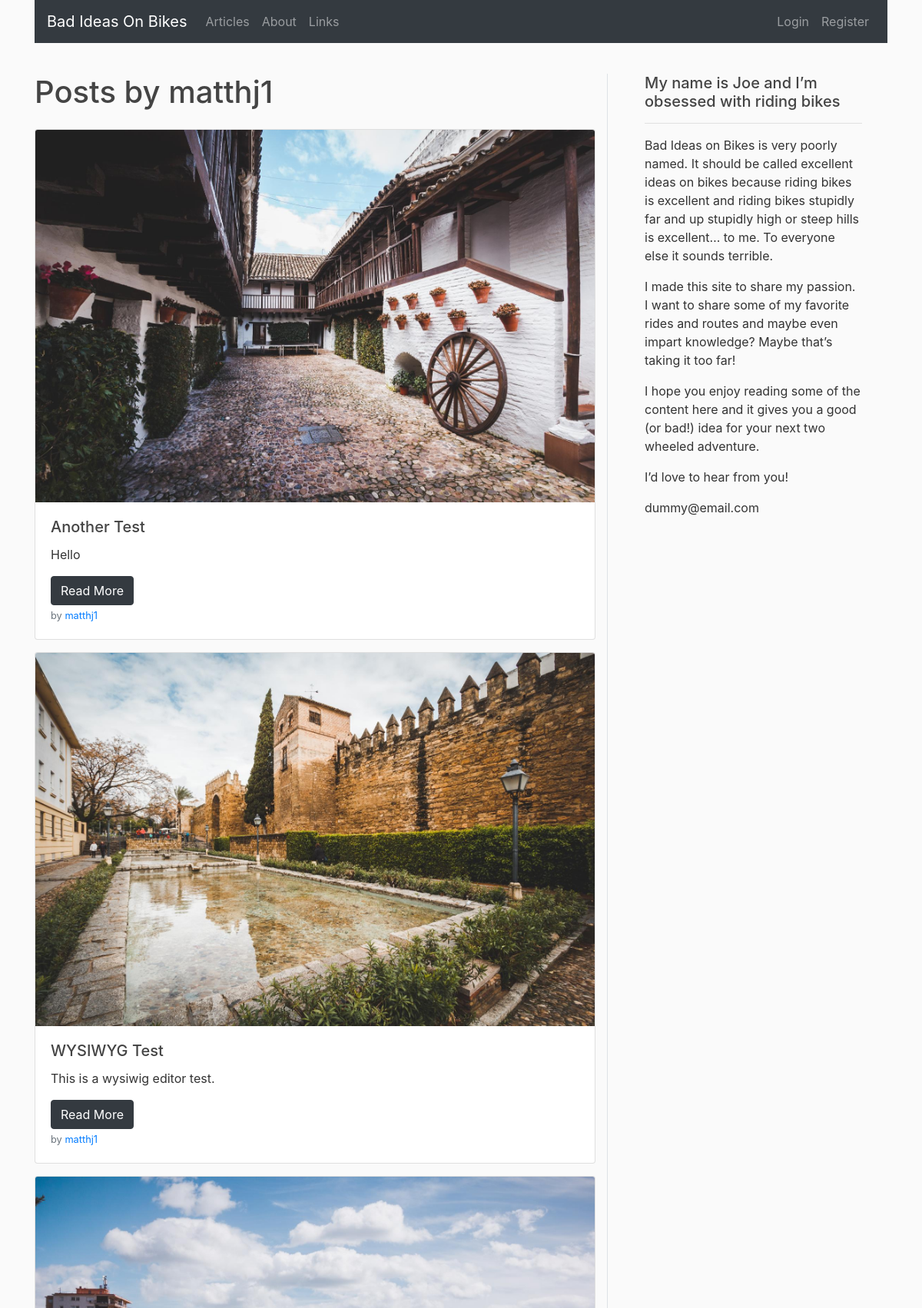
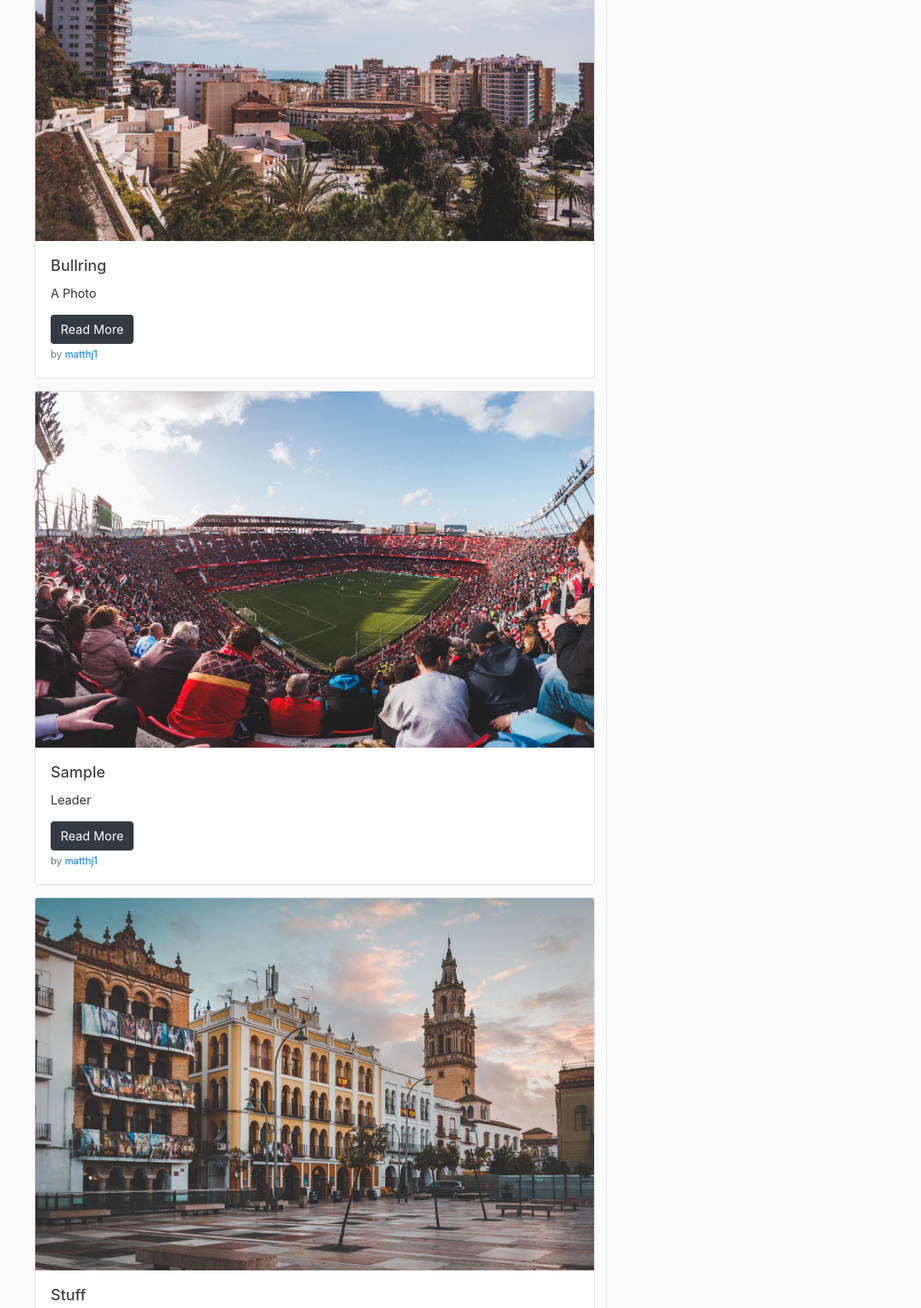
Page /user/matthj1 (upper part) on the committed database (2 pictures, top to bottom).
### flaskbiob/models.py (models this page shows, shortened)
class Users(db.Model, UserMixin):
    id = db.Column(db.Integer, primary_key=True)
    username = db.Column(db.String(20), unique=True, nullable=False)
    email = db.Column(db.String(100), unique=True, nullable=False)
    image_file = db.Column(db.String(20), nullable=False, default="default.png")
    password = db.Column(db.String(60), nullable=False)
    posts = db.relationship("Posts", backref="author", lazy=True)

class Posts(db.Model):
    id = db.Column(db.Integer, primary_key=True)
    title = db.Column(db.String(100), nullable=False)
    date = db.Column(db.DateTime, nullable=False, default=datetime.utcnow)
    leader = db.Column(db.Text, nullable=False)
    content = db.Column(db.Text, nullable=False)
    post_image = db.Column(db.String(100), nullable=False, default="default_post.jpg")
    user = db.Column(db.Integer, db.ForeignKey("users.id"), nullable=False)

### flaskbiob/users/routes.py (the view)
@users.route("/user/<string:username>")
def userpostPage(username):
    page = request.args.get("page", 1, type=int)
    user = Users.query.filter_by(username=username).first_or_404()
    posts = Posts.query.filter_by(author=user)\
        .order_by(Posts.date.desc())\
        .paginate(page=page, per_page=5)
    return render_template("User_Posts.html", posts=posts, user=user)

### flaskbiob/templates/User_Posts.html (shortened to what this page needs)
{% extends "BASE.html" %}
    {% block content %}
    <div class="row py-3">
        <div class="col" id="main">
            <h1 class="mb-4">Posts by {{ user.username }}</h1>
            {% for post in posts.items %}
            <div class="card mb-3">
              <img src="{{ url_for('static', filename='post_pics/' + post.post_image) }}" class="card-img-top" alt="...">
              <div class="card-body">
                <h5 class="card-title">{{ post.title }}</h5>
                <p class="card-text">{{ post.leader }}</p>
                  <a href="{{ url_for('posts.postPage', post_id = post.id) }}" class="btn btn-dark">Read More</a>
                  <p class="card-text"><small class="text-muted">by <a href="{{ url_for('users.userpostPage', username=post.author.username) }}">{{ post.author.username }}</a></small></p>
              </div>
            </div>
            {% endfor %}
        </div>
        <div class="col-4 order-2 px-5 border-left d-none d-lg-block pb-3" id="sticky-sidebar">
            <div class="sticky-top">
                <h5>My name is Joe and I’m obsessed with riding bikes</h5>
                <hr>
                <p>Bad Ideas on Bikes is very poorly named. It should be called excellent ideas on bikes because riding bikes is excellent and riding bikes stupidly far and up stupidly high or steep hills is excellent… to me. To everyone else it sounds terrible.</p>
                <p>I made this site to share my passion. I want to share some of my favorite rides and routes and maybe even impart knowledge? Maybe that’s taking it too far!</p>
                <p>I hope you enjoy reading some of the content here and it gives you a good (or bad!) idea for your next two wheeled adventure.</p>
                <p>I’d love to hear from you!</p>
                <p>dummy@email.com</p>
            </div>
        </div>
    </div>
    {% endblock content %}

### flaskbiob/static/main.css (style rules this page uses)
body { background: #fafafa; color: #333333; }
h1, h2, h3, h4, h5, h6 { color: #444444; }

### rows in the picture
Users: username "matthj1"
Posts: post_image (picture), title "Another Test", leader "Hello", author.username "matthj1"
Posts: post_image (picture), title "WYSIWYG Test", leader "This is a wysiwig editor test.", author.username "matthj1"
Posts: post_image (picture), title "Bullring", leader "A Photo", author.username "matthj1"
Posts: post_image (picture), title "Sample", leader "Leader", author.username "matthj1"
Posts: post_image (picture), title "Stuff"
